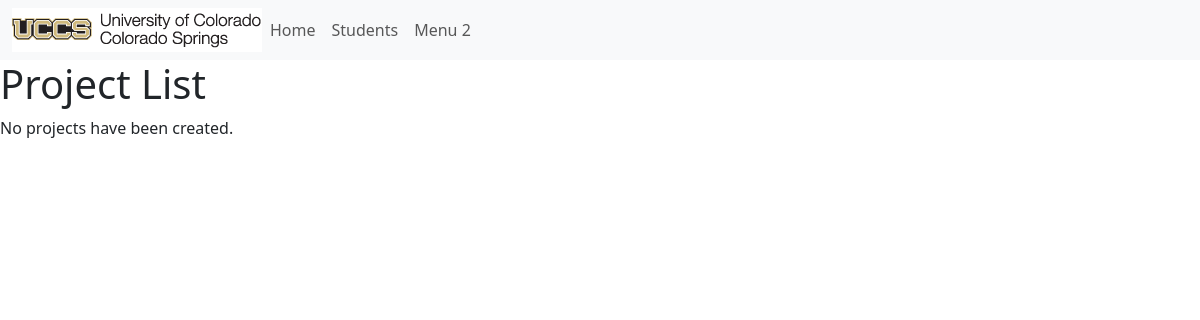
The page /projects/ on the database as committed earlier.
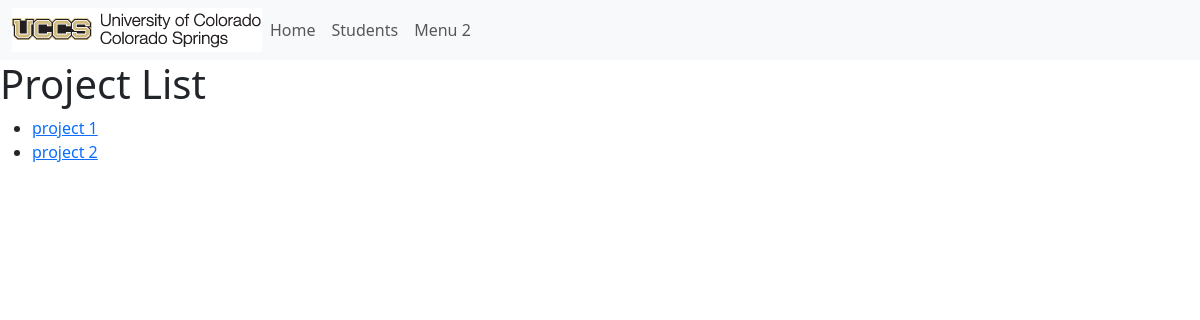
The same page on the database as committed later.
### portfolio_app/models.py (models this page shows, shortened)
class Project(models.Model):
    title = models.CharField(max_length = 200)
    description = models.TextField()
    portfolio = models.ForeignKey(Portfolio, on_delete=models.CASCADE, default = None)
    def get_absolute_url(self):
        return reverse('project-detail', args=[str(self.id)])

### portfolio_app/views.py (the view)
# urls.py: path('projects/', views.ProjectListView.as_view(), name= 'projects'),
class ProjectListView(generic.ListView):
    model = Project

### portfolio_app/templates/portfolio_app/project_list.html
{% extends 'portfolio_app/base_template.html' %}
{% block content %}
    <h1>Project List</h1>
    {% if project_list %}
        <ul>
            {% for project in project_list %}
                <li>
                    <a href="{{ project.get_absolute_url }}">{{ project.title }}</a>
                </li>
            {% endfor %}
        </ul>
    {% else %}
        <p>No projects have been created.</p>
    {% endif %}
{% endblock %}

Rows that differ between the two databases and show on the page:
added Project: title "project 1"
added Project: title "project 2"
Other text that changed with them:
text no longer shown: "No projects have been created."
